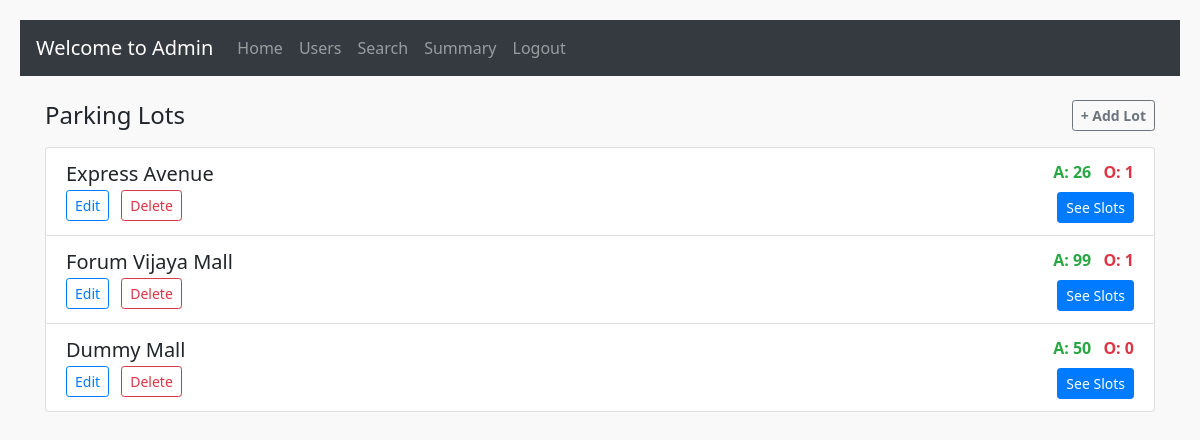
Before: /admin_dashboard with the older database file.
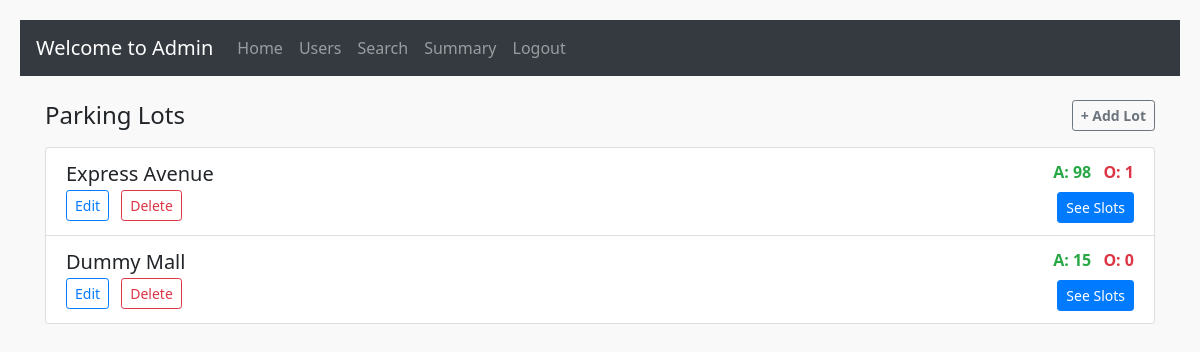
After: the same page with the newer database file.
### models/models.py (models this page shows)
class ParkingLot(db.Model):
    __tablename__= 'parking_lots'
    id= db.Column(db.Integer, primary_key=True)
    prime_location_name= db.Column(db.String, nullable=False)
    price= db.Column(db.Float, nullable=False)
    address= db.Column(db.String)
    pin_code= db.Column(db.String)
    number_of_spots= db.Column(db.Integer)
    spots= relationship('ParkingSpot', back_populates='lot')

### controllers/admin.py (the view)
@app.route("/admin_dashboard")
def admin_dashboard():
    parking_lots= ParkingLot.query.all()
    lots_data= []
    for lot in parking_lots:
        spots= ParkingSpot.query.filter_by(lot_id=lot.id).all()
        occupied= sum(1 for spot in spots if spot.status=='O')
        lots_data.append({
            'lot': lot,
            'spots': spots,
            'occupied': occupied,
            "total_spots": len(spots)
        })
    return render_template('admin_dash.html', lots=lots_data)

### templates/admin_dash.html (shortened to what this page needs)
<!DOCTYPE html>
<html lang="en">
<head>
    <link rel="stylesheet" href="https://cdn.jsdelivr.net/npm/bootstrap@4.0.0/dist/css/bootstrap.min.css">
    <link rel="stylesheet" href="{{ url_for('static', filename='admin.css') }}">
</head>
<body>
    <nav class="navbar navbar-expand-lg navbar-dark bg-dark">
        <div class="navbar-brand">Welcome to Admin</div>
        <div class="collapse navbar-collapse" id="adminNavbar">
          <ul class="navbar-nav mr-auto">
            <li class="nav-item">
              <a class="nav-link" href="/admin_dashboard">Home</a>
            </li>
            <li class="nav-item">
              <a class="nav-link" href="/user_details">Users</a>
            </li>
            <li class="nav-item">
              <a class="nav-link" href="/admin_search">Search</a>
            </li>
            <li class="nav-item">
              <a class="nav-link" href="/admin_summary">Summary</a>
            </li>
            <li class="nav-item">
              <a class="nav-link" href="/login">Logout</a>
            </li>
          </ul>
        </div>
      </nav>
<div class="container mt-4">
  <div class="d-flex justify-content-between align-items-center mb-3">
    <h4 class="mb-0">Parking Lots</h4>
    <form action="/add_lot" method="get" class="mb-0">
      <button type="submit" class="btn btn-outline-secondary btn-sm font-weight-bold">
        + Add Lot
      </button>
    </form>
  </div>
  <ul class="list-group">
    {% for entry in lots %}
      <li class="list-group-item">
        <div class="d-flex justify-content-between align-items-center flex-wrap">
          <div>
            <h5 class="mb-1">{{ entry.lot.prime_location_name }}</h5>
            <div>
              <a href="/edit_lot/{{ entry.lot.id }}" class="btn btn-outline-primary btn-sm mr-2">Edit</a>
              <a href="/delete_lot/{{ entry.lot.id }}" class="btn btn-outline-danger btn-sm">Delete</a>
            </div>
          </div>
          <div class="text-right">
            <div class="mb-2">
              <span class="text-success font-weight-bold mr-2"> A: {{ entry.total_spots - entry.occupied }}</span>
              <span class="text-danger font-weight-bold"> O: {{ entry.occupied }}</span>
            </div>
            <form action="/lot_detail/{{ entry.lot.id }}" method="get" style="display: inline;">
              <button type="submit" class="btn btn-primary btn-sm">See Slots</button>
            </form>
          </div>
        </div>
      </li>
    {% endfor %}
  </ul>
</div>
</body>
</html>

Changed rows visible on the page:
removed ParkingLot: lot.prime_location_name "Forum Vijaya Mall"
Other visible differences:
new list line: "Express Avenue"
new list line: "Edit Delete A: 98 O: 1 See Slots"
new list line: "Dummy Mall"
new list line: "Edit Delete A: 15 O: 0 See Slots"
list line gone: "Express Avenue"
list line gone: "Edit Delete A: 26 O: 1 See Slots"
list line gone: "Edit Delete A: 99 O: 1 See Slots"
list line gone: "Dummy Mall"
list line gone: "Edit Delete A: 50 O: 0 See Slots"
